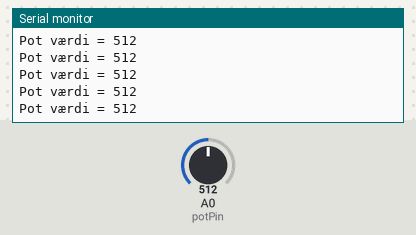
Recording of a sketch running on a simulated Arduino Uno, built with avr-gcc and run on an emulated ATmega328P. Shown: the last lines printed to the serial monitor. The test bench sets the inputs (shaded band); at power-on: A0 (potPin) = 512.

Above: at 1.2 s.
1.3 s: A0 (potPin) set to 11
At 2.3 s:
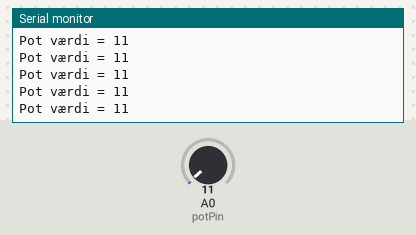
2.8 s: A0 (potPin) set to 8
At 3.7 s:
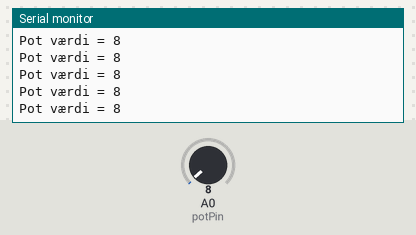
11.8 s: A0 (potPin) set to 990
At 12.6 s:
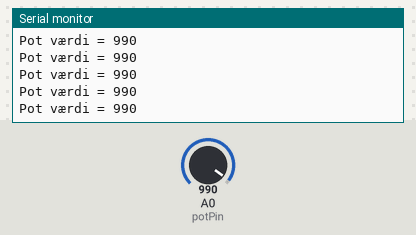
14.8 s: A0 (potPin) set to 1014
At 15.5 s:
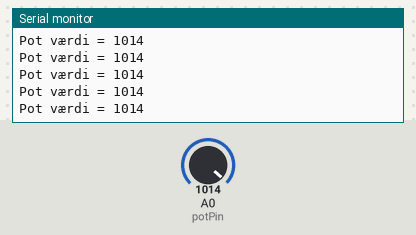
Timing chart, 0 to 17.8 s (numbered marks = the images above; inputs shaded):
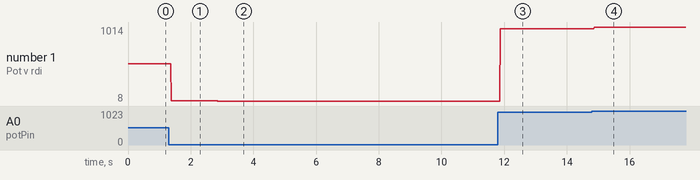

Measured:
- after the input at 1.3 s, the serial monitor: prints a new line after 0.09 s (image 1)
- after the input at 2.8 s, the serial monitor: prints a new line after 0.07 s (image 2)
- after the input at 11.8 s, the serial monitor: prints a new line after 0.07 s (image 3)
- after the input at 14.8 s, the serial monitor: prints a new line after 0.07 s (image 4)
- plotted number 1: 512 → 11 after the input at 1.3 s, 11 → 8 after the input at 2.8 s, 8 → 990 after the input at 11.8 s, 990 → 1014 after the input at 14.8 s

The sketch:

arduino_code.ino
```cpp
int potPin = 0;

void setup() {
  Serial.begin(9600);
}

void loop() {
  int value = analogRead(potPin);
  Serial.print("Pot værdi = ");
  Serial.println(value);
}
```
